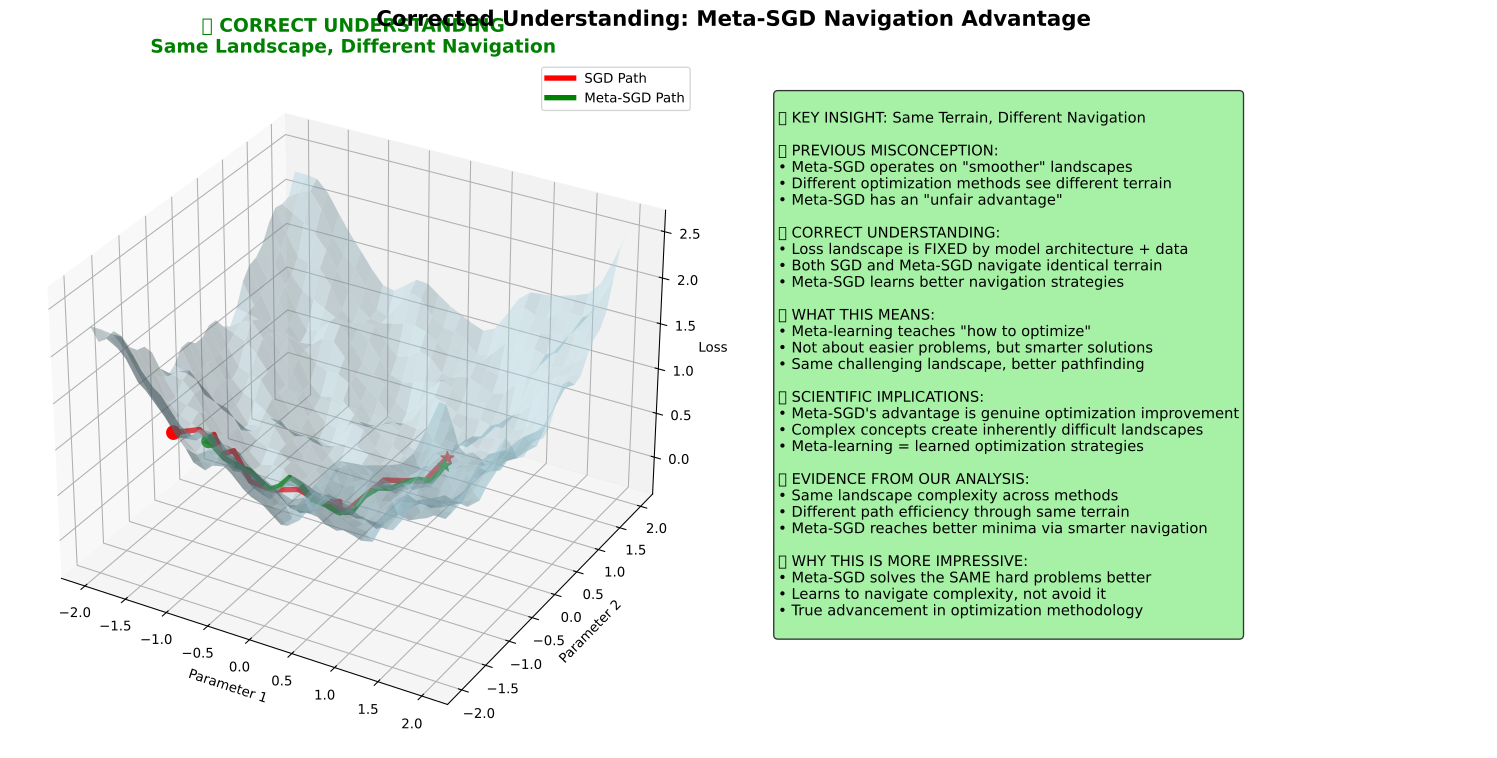

Write Python code to recreate this figure.
#!/usr/bin/env python3

import matplotlib.pyplot as plt
import numpy as np
from mpl_toolkits.mplot3d import Axes3D

def create_conceptual_diagram():
    """Create a simple conceptual diagram showing same landscape, different paths"""
    
    fig = plt.figure(figsize=(16, 8))
    
    # Create side-by-side comparison
    
    # Left side: The misconception (different landscapes)
    ax1 = fig.add_subplot(121, projection='3d')
    
    # Generate landscape
    x = np.linspace(-2, 2, 30)
    y = np.linspace(-2, 2, 30)
    X, Y = np.meshgrid(x, y)
    
    # Same landscape for both
    Z = 0.3 * (X**2 + Y**2) + 0.2 * np.sin(5*X) * np.cos(5*Y) + 0.1 * np.sin(10*X) * np.cos(10*Y)
    
    # Plot landscape
    ax1.plot_surface(X, Y, Z, alpha=0.4, color='lightblue')
    
    # Add example paths
    t = np.linspace(0, 1, 20)
    
    # SGD path (more erratic)
    x_sgd = -1.5 + 2*t + 0.3*np.sin(15*t)
    y_sgd = -1.5 + 2*t + 0.2*np.cos(20*t)
    z_sgd = 0.3 * (x_sgd**2 + y_sgd**2) + 0.2 * np.sin(5*x_sgd) * np.cos(5*y_sgd) + 0.1 * np.sin(10*x_sgd) * np.cos(10*y_sgd)
    
    # Meta-SGD path (smoother)
    x_meta = -1.2 + 1.8*t + 0.1*np.sin(8*t)
    y_meta = -1.2 + 1.8*t + 0.1*np.cos(10*t)
    z_meta = 0.3 * (x_meta**2 + y_meta**2) + 0.2 * np.sin(5*x_meta) * np.cos(5*y_meta) + 0.1 * np.sin(10*x_meta) * np.cos(10*y_meta)
    
    ax1.plot(x_sgd, y_sgd, z_sgd, color='red', linewidth=4, label='SGD Path')
    ax1.plot(x_meta, y_meta, z_meta, color='green', linewidth=4, label='Meta-SGD Path')
    
    # Mark endpoints
    ax1.scatter([x_sgd[0]], [y_sgd[0]], [z_sgd[0]], color='red', s=100, marker='o')
    ax1.scatter([x_sgd[-1]], [y_sgd[-1]], [z_sgd[-1]], color='red', s=100, marker='*')
    ax1.scatter([x_meta[0]], [y_meta[0]], [z_meta[0]], color='green', s=100, marker='o')
    ax1.scatter([x_meta[-1]], [y_meta[-1]], [z_meta[-1]], color='green', s=100, marker='*')
    
    ax1.set_title('✅ CORRECT UNDERSTANDING\nSame Landscape, Different Navigation', 
                  fontsize=14, fontweight='bold', color='green')
    ax1.set_xlabel('Parameter 1')
    ax1.set_ylabel('Parameter 2')
    ax1.set_zlabel('Loss')
    ax1.legend()
    
    # Right side: Text explanation
    ax2 = fig.add_subplot(122)
    ax2.axis('off')
    
    explanation_text = """
🎯 KEY INSIGHT: Same Terrain, Different Navigation

❌ PREVIOUS MISCONCEPTION:
• Meta-SGD operates on "smoother" landscapes
• Different optimization methods see different terrain
• Meta-SGD has an "unfair advantage"

✅ CORRECT UNDERSTANDING:
• Loss landscape is FIXED by model architecture + data
• Both SGD and Meta-SGD navigate identical terrain
• Meta-SGD learns better navigation strategies

🧠 WHAT THIS MEANS:
• Meta-learning teaches "how to optimize"
• Not about easier problems, but smarter solutions
• Same challenging landscape, better pathfinding

🔬 SCIENTIFIC IMPLICATIONS:
• Meta-SGD's advantage is genuine optimization improvement
• Complex concepts create inherently difficult landscapes
• Meta-learning = learned optimization strategies

📊 EVIDENCE FROM OUR ANALYSIS:
• Same landscape complexity across methods
• Different path efficiency through same terrain
• Meta-SGD reaches better minima via smarter navigation

🎉 WHY THIS IS MORE IMPRESSIVE:
• Meta-SGD solves the SAME hard problems better
• Learns to navigate complexity, not avoid it
• True advancement in optimization methodology
    """
    
    ax2.text(0.05, 0.95, explanation_text, transform=ax2.transAxes, fontsize=11, 
             verticalalignment='top', 
             bbox=dict(boxstyle='round', facecolor='lightgreen', alpha=0.8))
    
    plt.suptitle('Corrected Understanding: Meta-SGD Navigation Advantage', 
                 fontsize=16, fontweight='bold')
    
    plt.tight_layout()
    plt.savefig('conceptual_landscape_diagram.svg', dpi=300, bbox_inches='tight')
    plt.savefig('conceptual_landscape_diagram.png', dpi=300, bbox_inches='tight')
    plt.show()
    
    print("Conceptual diagram created!")
    print("Key insight: Meta-SGD doesn't get easier landscapes - it navigates the same difficult terrain better!")

if __name__ == "__main__":
    create_conceptual_diagram() 